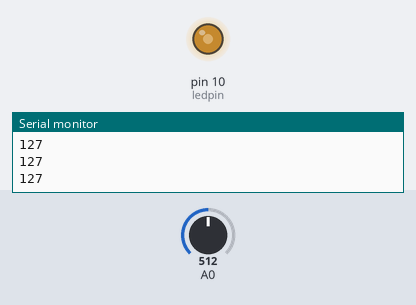
The sketch below on a simulated Arduino Uno, built with avr-gcc and run on an emulated ATmega328P. Parts: output pins drawn as LEDs (lit = HIGH), the last lines printed to the serial monitor. The inputs (shaded band) are chosen by the test bench; at power-on: A0 = 512.

Above: at 1.2 s.
1.3 s: A0 set to 716
At 2.5 s:
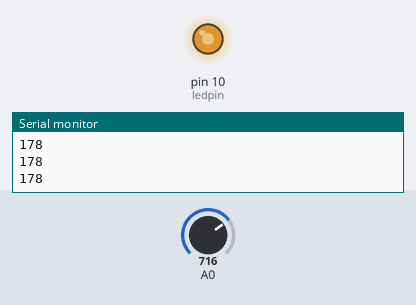
2.8 s: A0 set to 900
At 3.9 s:
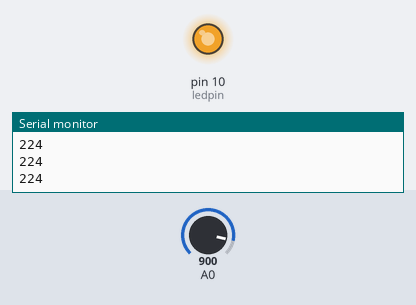
4.3 s: A0 set to 122
At 5.2 s:
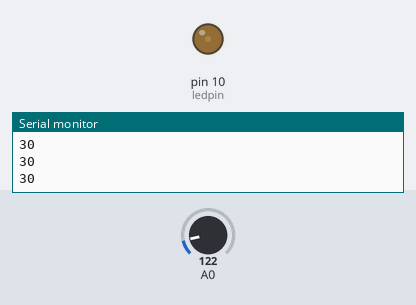
5.8 s: A0 set to 0
At 6.5 s:
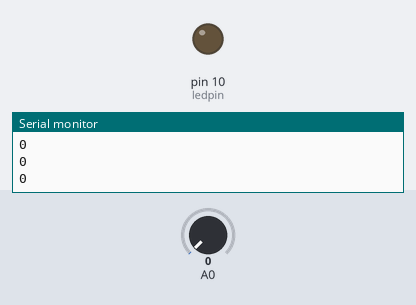
7.3 s: A0 set to 511
At 7.8 s:
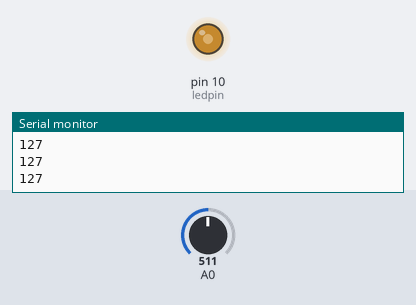
Timing chart, 0 to 9.8 s (numbered marks = the images above; inputs shaded):
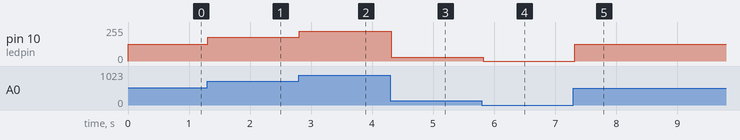

Measured:
- after the input at 1.3 s, pin 10 (ledpin): 127/255 → 178/255 at once
- after the input at 2.8 s, pin 10 (ledpin): 178/255 → 224/255 at once
- after the input at 4.3 s, pin 10 (ledpin): 224/255 → 30/255 at once
- after the input at 5.8 s, pin 10 (ledpin): 30/255 → 0/255 at once
- after the input at 7.3 s, pin 10 (ledpin): 0/255 → 127/255 at once

The sketch:

potentiometer.ino
```cpp
int pot = 0;
int ledpin = 10;

void setup()
{
  Serial.begin(9600);
  pinMode(ledpin, OUTPUT);

}

void loop()
{

  pot = analogRead(A0);
  int val = map(pot, 0, 1023, 0, 255);
  analogWrite(ledpin, val);
  Serial.println(val);
  delay(100);

}
```
